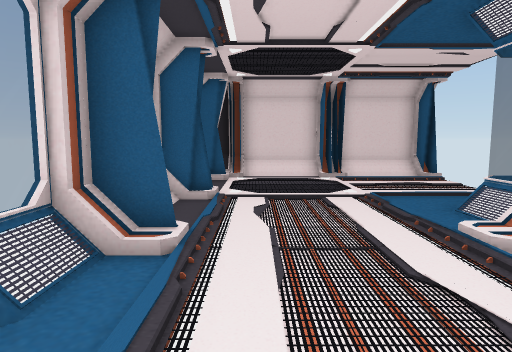
view 1 (above)

17 first-person views from a walk through a 3-D level made in the Unity game engine. The camera is 1.4 m above the floor, tilts 6° down and sees 75° across. The floor is counted in squares, 1 m on a side. Each view is taken from the middle of a square. On the plan, view 1 faces up. The plan holds only what a view shows up to about 15 squares ahead; the rest is blank.

view 2
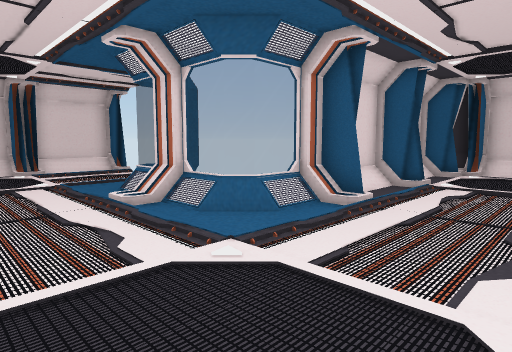

view 3
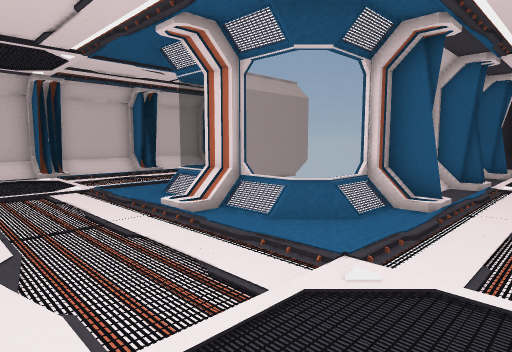

view 4
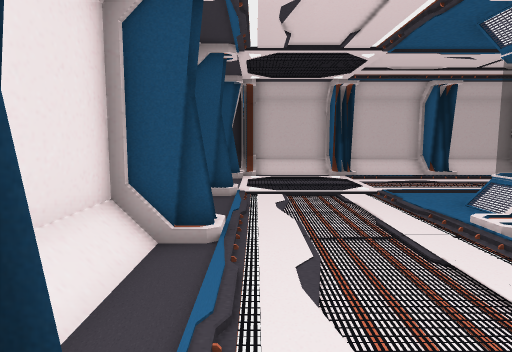

view 5
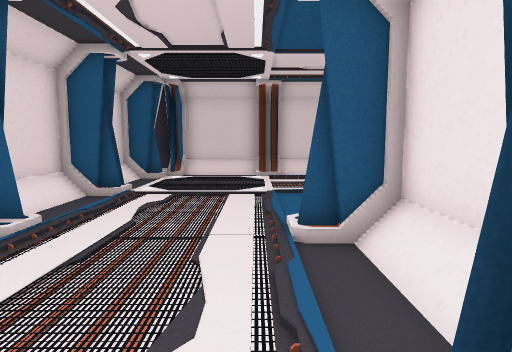

view 6
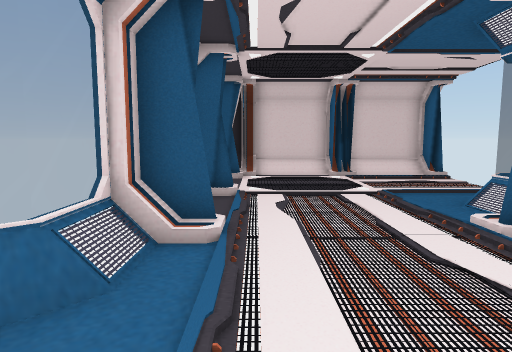

view 7
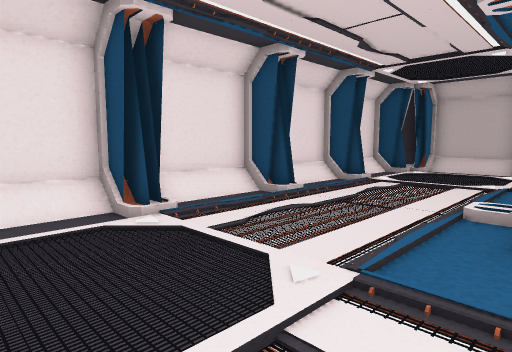

view 8
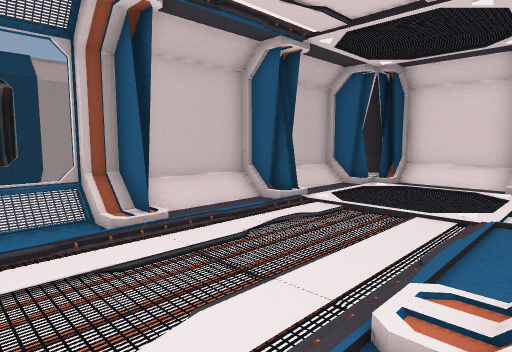

view 9
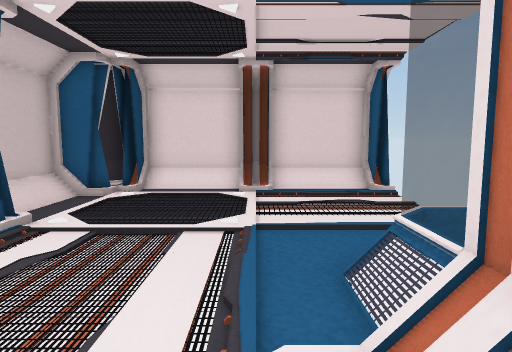

view 10
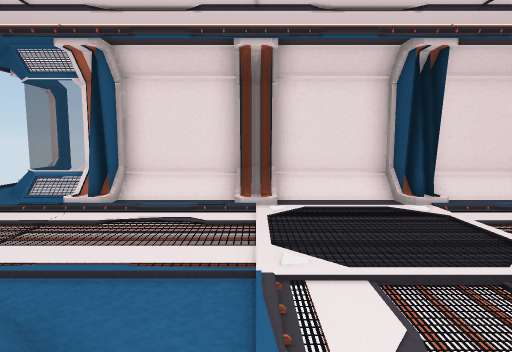

view 11
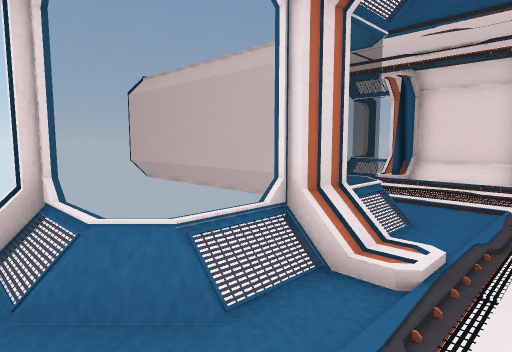

view 12
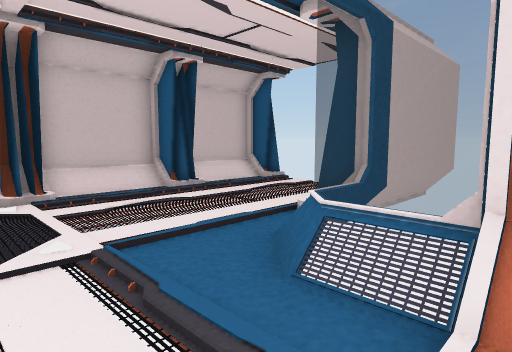

view 13
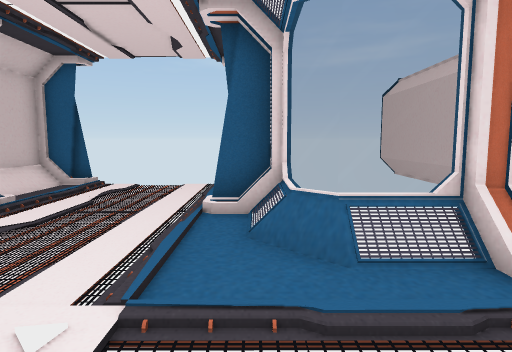

view 14
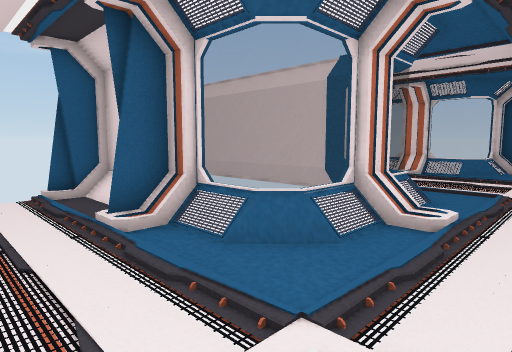

view 15
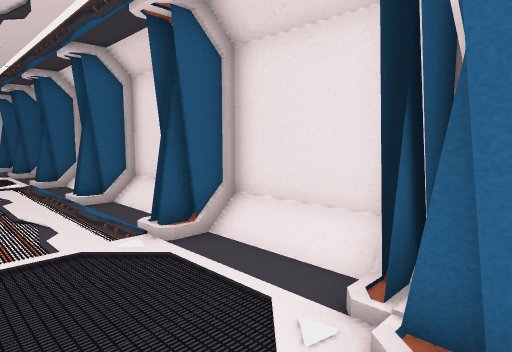

view 16
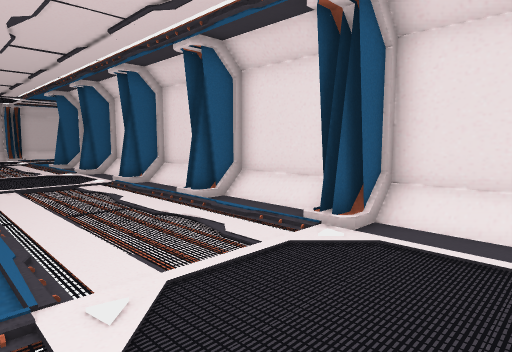

view 17
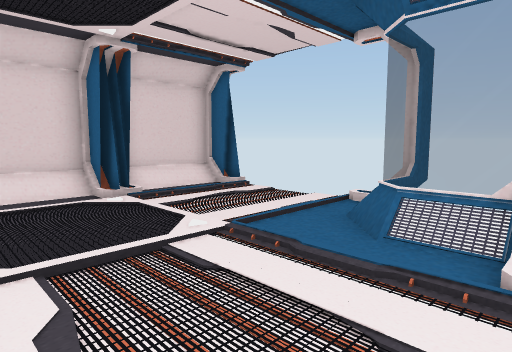

### Floor plan
Key: @ floor where view 1 was taken; # wall or solid block; x gap in a wall; . floor; / step, stairs or slope; = window, fence, low wall or low ledge.
Columns run from 15 left of view 1 to 17 right of it. Each row starts with its distance up from view 1.
 14              ##########
 13             ###...#...x
 12             ##/.......
 11             #/........
 10             #/........
  9        #    ##/.......
  8 ##/.../##   ##/.......
  7 #/...../#   #/...../==#
  6 #/...../#   #/...../=
  5 ##/.../##   ##/.../##
  4 ##/.../##   ##/.../##
  3 #/...../=   =/...../=
  2 #/...../==#==/...../==#########
  1 ##/......./...........#...#...##
  0 ##/............@............../##
 -1 #/............................./#
 -2 #/............................./#
 -3 ##/.........................../##
 -4  ##...#...#...#...#...#......./##
 -5   #####################==/...../#
 -6                         =/...../#
 -7                         ##/.../##
 -8                          #

Positions as (right, up) in squares from view 1, and headings:
1: (0, 0), facing up
2: (0, -3), facing up-right
3: (1, -3), facing up-left
4: (0, -3), facing left
5: (2, -3), facing right
6: (2, 0), facing right
7: (2, 2), facing down-left
8: (4, 2), facing up-left
9: (3, 3), facing up
10: (3, 4), facing down
11: (2, 8), facing down-right
12: (-5, -1), facing up-left
13: (-8, -2), facing up
14: (-11, -1), facing up-right
15: (-14, -1), facing down-right
16: (-12, 1), facing down-right
17: (7, 0), facing down-right
